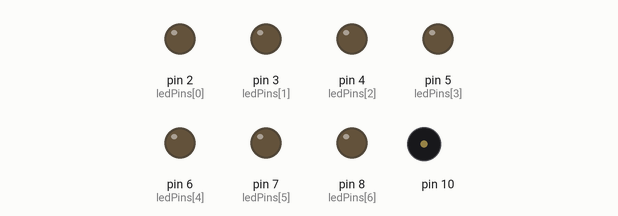
Bench run of a sketch on a simulated Arduino Uno, built with avr-gcc and run on an emulated ATmega328P. Parts: output pins drawn as LEDs (lit = HIGH), buzzer (waves = sounding).

Above: at 0.41 s.
At 2.8 s:
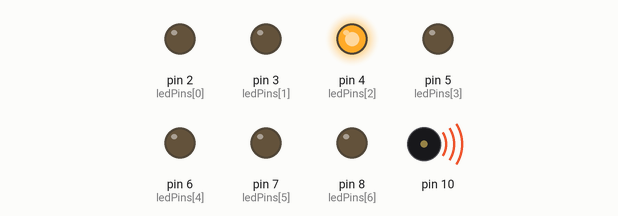
At 5.3 s:
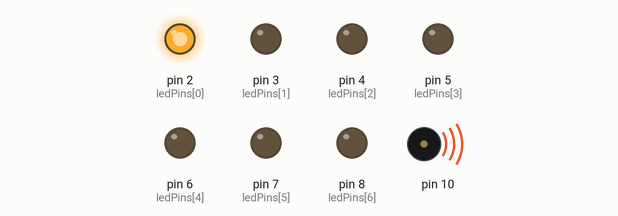
At 8.46 s:
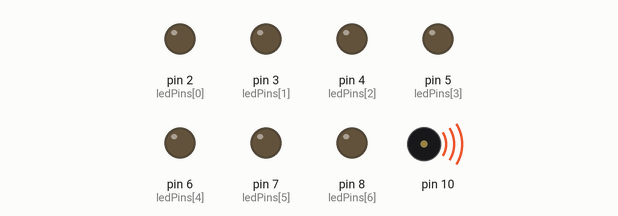
At 11.33 s:
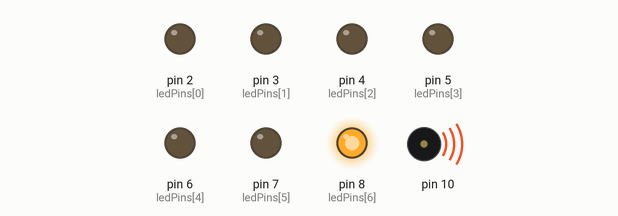
At 14.0 s:
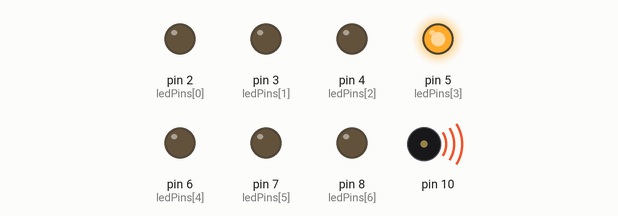
Timing chart, 0 to 19.5 s (numbered marks = the images above):
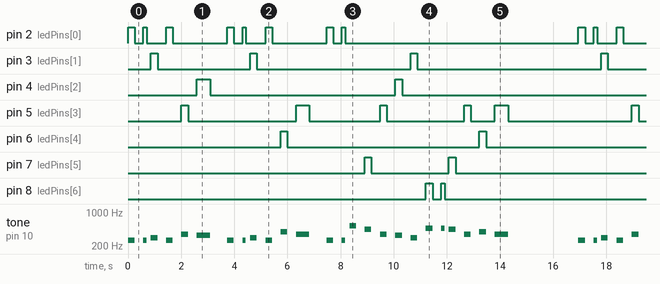

The sketch:

music_dancing_leds.ino
```cpp
// Contents of pitches.h
#define NOTE_B0  31
#define NOTE_C1  33
#define NOTE_CS1 35
#define NOTE_D1  37
#define NOTE_DS1 39
#define NOTE_E1  41
#define NOTE_F1  44
#define NOTE_FS1 46
#define NOTE_G1  49
#define NOTE_GS1 52
#define NOTE_A1  55
#define NOTE_AS1 58
#define NOTE_B1  62
#define NOTE_C2  65
#define NOTE_CS2 69
#define NOTE_D2  73
#define NOTE_DS2 78
#define NOTE_E2  82
#define NOTE_F2  87
#define NOTE_FS2 93
#define NOTE_G2  98
#define NOTE_GS2 104
#define NOTE_A2  110
#define NOTE_AS2 117
#define NOTE_B2  123
#define NOTE_C3  131
#define NOTE_CS3 139
#define NOTE_D3  147
#define NOTE_DS3 156
#define NOTE_E3  165
#define NOTE_F3  175
#define NOTE_FS3 185
#define NOTE_G3  196
#define NOTE_GS3 208
#define NOTE_A3  220
#define NOTE_AS3 233
#define NOTE_B3  247
#define NOTE_C4  262
#define NOTE_CS4 277
#define NOTE_D4  294
#define NOTE_DS4 311
#define NOTE_E4  330
#define NOTE_F4  349
#define NOTE_FS4 370
#define NOTE_G4  392
#define NOTE_GS4 415
#define NOTE_A4  440
#define NOTE_AS4 466
#define NOTE_B4  494
#define NOTE_C5  523
#define NOTE_CS5 554
#define NOTE_D5  587
#define NOTE_DS5 622
#define NOTE_E5  659
#define NOTE_F5  698
#define NOTE_FS5 740
#define NOTE_G5  784
#define NOTE_GS5 831
#define NOTE_A5  880
#define NOTE_AS5 932
#define NOTE_B5  988
#define NOTE_C6  1047
#define NOTE_CS6 1109
#define NOTE_D6  1175
#define NOTE_DS6 1245
#define NOTE_E6  1319
#define NOTE_F6  1397
#define NOTE_FS6 1480
#define NOTE_G6  1568
#define NOTE_GS6 1661
#define NOTE_A6  1760
#define NOTE_AS6 1865
#define NOTE_B6  1976
#define NOTE_C7  2093
#define NOTE_CS7 2217
#define NOTE_D7  2349
#define NOTE_DS7 2489
#define NOTE_E7  2637
#define NOTE_F7  2794
#define NOTE_FS7 2960
#define NOTE_G7  3136
#define NOTE_GS7 3322
#define NOTE_A7  3520
#define NOTE_AS7 3729
#define NOTE_B7  3951
#define NOTE_C8  4186
#define NOTE_CS8 4435
#define NOTE_D8  4699
#define NOTE_DS8 4978


// Notes for the "Happy Birthday" song
int melody[] = {
  NOTE_C4, NOTE_C4,
  NOTE_D4, NOTE_C4, NOTE_F4,
  NOTE_E4, NOTE_C4, NOTE_C4,
  NOTE_D4, NOTE_C4, NOTE_G4,
  NOTE_F4, NOTE_C4, NOTE_C4,
  NOTE_C5, NOTE_A4, NOTE_F4,
  NOTE_E4, NOTE_D4, NOTE_AS4, NOTE_AS4,
  NOTE_A4, NOTE_F4, NOTE_G4,
  NOTE_F4
};

int durations[] = {
  4, 8,
  4, 4, 4,
  2, 4, 8,
  4, 4, 4,
  2, 4, 8,
  4, 4, 4,
  4, 4, 4, 8,
  4, 4, 4,
  2
};

// LED pins corresponding to each distinct note
int ledPins[] = {2, 3, 4, 5, 6, 7, 8}; // C4, D4, E4, F4, G4, A4, AS4

void setup() {
  // Set LED pins as OUTPUT
  for (int i = 0; i < 7; i++) {
    pinMode(ledPins[i], OUTPUT);
  }
}

void loop() {
  // Play the melody
  for (int thisNote = 0; thisNote < sizeof(melody) / sizeof(melody[0]); thisNote++) {
    int noteDuration = 1000 / durations[thisNote]; // Calculate note duration
    tone(10, melody[thisNote], noteDuration); // Play the note on pin 10

    // Turn on the corresponding LED for the current note
    switch (melody[thisNote]) {
      case NOTE_C4:
        digitalWrite(ledPins[0], HIGH);
        break;
      case NOTE_D4:
        digitalWrite(ledPins[1], HIGH);
        break;
      case NOTE_E4:
        digitalWrite(ledPins[2], HIGH);
        break;
      case NOTE_F4:
        digitalWrite(ledPins[3], HIGH);
        break;
      case NOTE_G4:
        digitalWrite(ledPins[4], HIGH);
        break;
      case NOTE_A4:
        digitalWrite(ledPins[5], HIGH);
        break;
      case NOTE_AS4:
        digitalWrite(ledPins[6], HIGH);
        break;
      default:
        break;
    }

    delay(noteDuration); // Wait for the note duration
    noTone(10); // Stop the tone

    // Turn off all LEDs after the note duration
    for (int i = 0; i < 7; i++) {
      digitalWrite(ledPins[i], LOW);
    }

    // Pause between notes
    int pauseDuration = noteDuration * 1.30; // Calculate pause duration
    delay(pauseDuration); // Wait for the pause duration
  }

  // Delay before repeating the melody
  delay(2000); // Wait for 2 seconds before playing again
}
```

Measured:
- by itself, pin 3 (ledPins[1]): repeats every 17.0 s: LOW 3.5 s, HIGH 0.25 s, LOW 5.8 s, HIGH 0.25 s, LOW 6.9 s, HIGH 0.25 s
- by itself, pin 4 (ledPins[2]): repeats every 17.0 s: LOW 7.0 s, HIGH 0.25 s, LOW 9.2 s, HIGH 0.50 s
- by itself, pin 6 (ledPins[4]): repeats every 17.0 s: LOW 7.2 s, HIGH 0.25 s, LOW 9.2 s, HIGH 0.25 s
- by itself, pin 7 (ledPins[5]): LOW → HIGH at 8.9 s, → LOW 0.25 s later, → HIGH 2.9 s later, → LOW 0.25 s later, … (8 changes in this stretch)
- by itself, pin 8 (ledPins[6]): LOW → HIGH at 11.2 s, → LOW 0.25 s later, → HIGH 0.33 s later, → LOW 0.13 s later, … (8 changes in this stretch)
- by itself, pin 5 (ledPins[3]): repeats every 17.0 s: LOW 4.1 s, HIGH 0.50 s, LOW 2.7 s, HIGH 0.25 s, LOW 2.9 s, HIGH 0.25 s, LOW 0.90 s, HIGH 0.50 s, LOW 4.7 s, HIGH 0.25 s
- by itself, tone on pin 10: plays 262 Hz for 0.25 s, 262 Hz for 0.13 s, 294 Hz for 0.25 s, 262 Hz for 0.25 s, 349 Hz for 0.25 s, 330 Hz for 0.50 s … (61 notes in this stretch)
